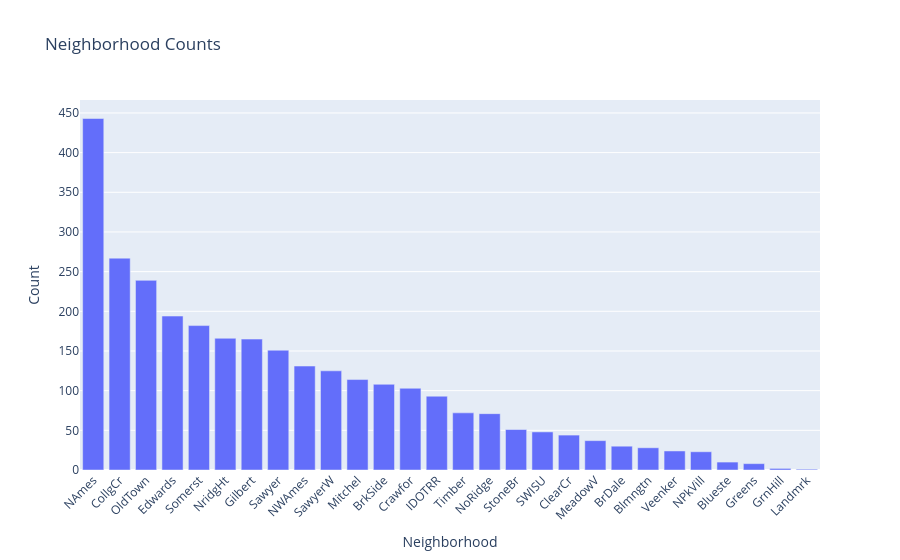

The notebook cell this image was saved under:
### Code cell
import plotly.express as px

# Reset index creates columns: 'Neighborhood' (values) and 'count' (frequency)
plot_data = df['Neighborhood'].value_counts().reset_index()

fig = px.bar(
    plot_data,
    x='Neighborhood',
    y='count',
    labels={'Neighborhood': 'Neighborhood', 'count': 'Count'},
    title='Neighborhood Counts'
)

fig.update_layout(xaxis_tickangle=-45)
fig.show()

### Figure 1 — Plotly figure (JSON) as saved in the notebook; plotly's stock layout.template omitted (floating-point values rounded to 4 significant figures)
{"data": [{"alignmentgroup": "True", "hovertemplate": "Neighborhood=%{x}<br>Count=%{y}<extra></extra>", "legendgroup": "", "marker": {"color": "#636efa", "pattern": {"shape": ""}}, "name": "", "offsetgroup": "", "orientation": "v", "showlegend": false, "textposition": "auto", "type": "bar", "x": ["NAmes", "CollgCr", "OldTown", "Edwards", "Somerst", "NridgHt", "Gilbert", "Sawyer", "NWAmes", "SawyerW", "Mitchel", "BrkSide", "Crawfor", "IDOTRR", "Timber", "NoRidge", "StoneBr", "SWISU", "ClearCr", "MeadowV", "BrDale", "Blmngtn", "Veenker", "NPkVill", "Blueste", "Greens", "GrnHill", "Landmrk"], "xaxis": "x", "y": [443, 267, 239, 194, 182, 166, 165, 151, 131, 125, 114, 108, 103, 93, 72, 71, 51, 48, 44, 37, 30, 28, 24, 23, 10, 8, 2, 1], "yaxis": "y"}], "layout": {"barmode": "relative", "legend": {"tracegroupgap": 0}, "title": {"text": "Neighborhood Counts"}, "xaxis": {"anchor": "y", "domain": [0, 1], "tickangle": -45, "title": {"text": "Neighborhood"}}, "yaxis": {"anchor": "x", "domain": [0, 1], "title": {"text": "Count"}}}}
